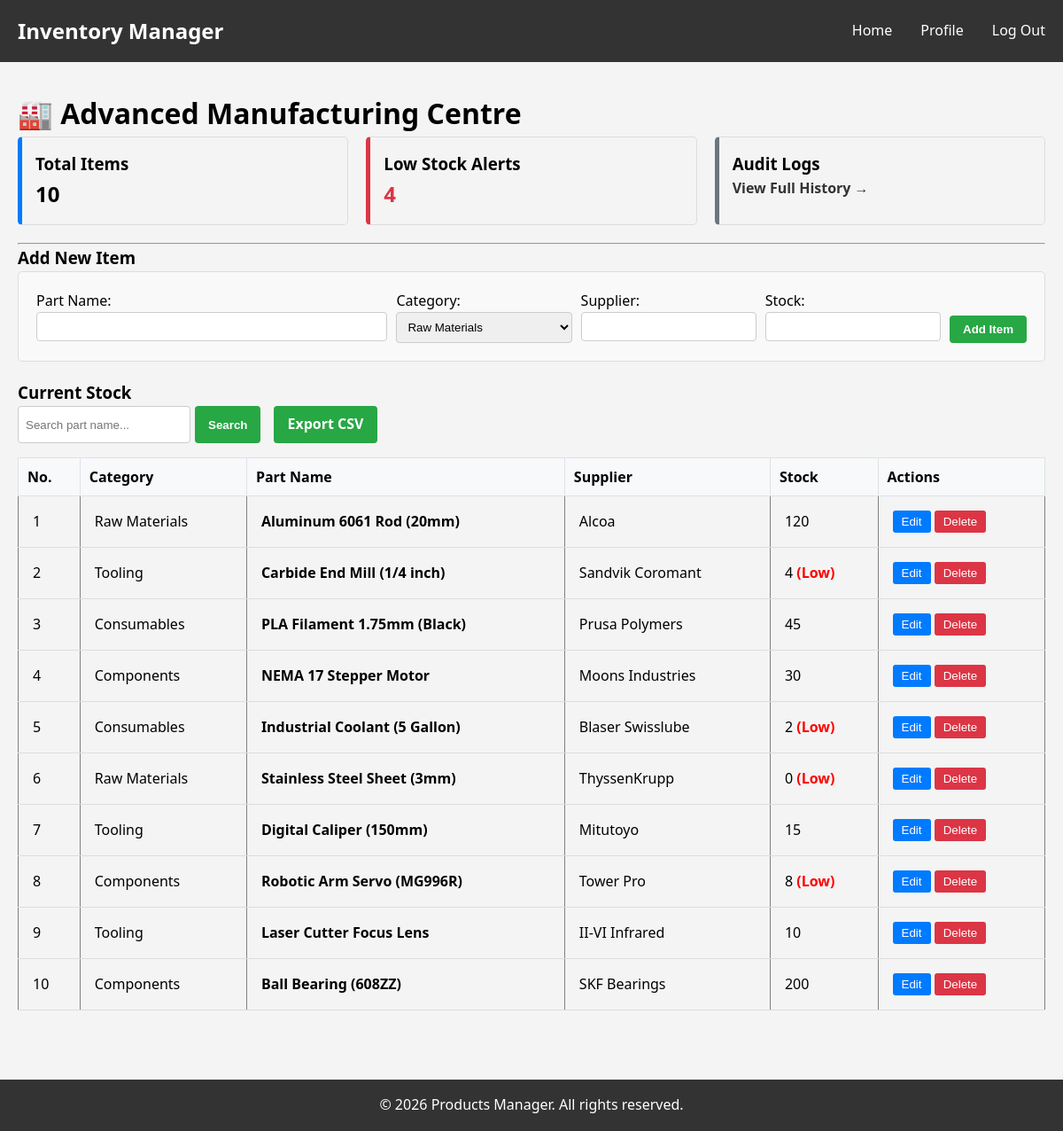
Screenshot of /pages/manage_inventory.php (signed in) with the database file from the repository.
### tables this page shows
CREATE TABLE `inventory` (
    `id` INT AUTO_INCREMENT PRIMARY KEY,
    `part_name` VARCHAR(100) NOT NULL,
    `category` VARCHAR(50) DEFAULT 'General',
    `supplier` VARCHAR(100) DEFAULT 'Unknown',
    `stock_level` INT NOT NULL DEFAULT 0,
    `status` ENUM('active', 'obsolete') DEFAULT 'active',
    `is_deleted` TINYINT(1) DEFAULT 0, 
    `updated_at` TIMESTAMP DEFAULT CURRENT_TIMESTAMP ON UPDATE CURRENT_TIMESTAMP
);

### utils/inventory_logic.php (called while the page is built, shortened)
<?php
function getInventory($conn, $search = '') {
    $items = [];
    try {
        if (!empty($search)) {
            $stmt = $conn->prepare("SELECT * FROM inventory WHERE (part_name LIKE ? OR category LIKE ? OR id = ?) AND is_deleted = 0 ORDER BY id ASC");
            $searchTerm = "%$search%";
            $stmt->bind_param("sss", $searchTerm, $searchTerm, $search);
            $stmt->execute();
            $result = $stmt->get_result();
        } else {
            $result = $conn->query("SELECT * FROM inventory WHERE is_deleted = 0 ORDER BY id ASC");
        }
        while ($row = $result->fetch_assoc()) {
            $items[] = $row;
        }
        return $items;
    } catch (Exception $e) { return []; }
}
?>

### pages/manage_inventory.php (the view, shortened to what this page needs)
<?php
require_once '../config/config.php';
require_once '../utils/inventory_logic.php';
$searchTerm = $_GET['search'] ?? '';
$inventoryItems = getInventory($conn, $searchTerm);
$totalItems = count($inventoryItems);
$lowStockCount = 0;
foreach ($inventoryItems as $item) {
    if ($item['stock_level'] < 10) {
        $lowStockCount++;
    }
}
require_once '../includes/header.php';
?>
<link rel="stylesheet" href="../css/style.css">
<div class="container">
    <h1>🏭 Advanced Manufacturing Centre</h1>
    <div style="display: flex; gap: 20px; margin-bottom: 20px;">
        <div style="flex: 1; padding: 15px; background: #f4f4f4; border: 1px solid #ddd; border-radius: 5px; border-left: 5px solid #007bff;">
            <h3>Total Items</h3>
            <p style="font-size: 24px; font-weight: bold; margin: 0;"><?php echo $totalItems; ?></p>
        </div>
        <div style="flex: 1; padding: 15px; background: #f4f4f4; border: 1px solid #ddd; border-radius: 5px; border-left: 5px solid #dc3545;">
            <h3>Low Stock Alerts</h3>
            <p style="font-size: 24px; font-weight: bold; margin: 0; color: #dc3545;"><?php echo $lowStockCount; ?></p>
        </div>
        <div style="flex: 1; padding: 15px; background: #f4f4f4; border: 1px solid #ddd; border-radius: 5px; border-left: 5px solid #6c757d;">
            <h3>Audit Logs</h3>
            <p><a href="view_audit_logs.php" style="text-decoration: none; color: #333; font-weight: bold;">View Full History &rarr;</a></p>
        </div>
    </div>
    <hr>
    <h3 id="formTitle">Add New Item</h3>
    <form id="inventoryForm" method="POST" action="" style="background: #f9f9f9; padding: 20px; border: 1px solid #ddd; margin-bottom: 20px; border-radius: 5px;">
        <div style="display: flex; gap: 10px; flex-wrap: wrap;">
            <div style="flex: 2;">
                <label>Part Name:</label><br>
                <input type="text" name="part_name" id="inputName" required style="width: 100%; padding: 8px; border: 1px solid #ccc; border-radius: 4px;">
            </div>
            <div style="flex: 1;">
                <label>Category:</label><br>
                <select name="category" id="inputCategory" style="width: 100%; padding: 8px; border: 1px solid #ccc; border-radius: 4px;">
                    <option>Raw Materials</option>
                </select>
            </div>
            <div style="flex: 1;">
                <label>Supplier:</label><br>
                <input type="text" name="supplier" id="inputSupplier" style="width: 100%; padding: 8px; border: 1px solid #ccc; border-radius: 4px;">
            </div>
            <div style="flex: 1;">
                <label>Stock:</label><br>
                <input type="number" name="quantity" id="inputQty" required style="width: 100%; padding: 8px; border: 1px solid #ccc; border-radius: 4px;">
            </div>
            <div style="display: flex; align-items: flex-end;">
                <button type="submit" id="submitBtn" class="btn-green">Add Item</button>
            </div>
        </div>
    </form>
    <h3>Current Stock</h3>
    <form method="GET" style="margin-bottom: 10px; display: flex; gap: 5px;">
        <input type="text" name="search" placeholder="Search part name..." value="<?php echo htmlspecialchars($searchTerm); ?>" style="padding: 8px; border: 1px solid #ccc; border-radius: 4px;">
        <button type="submit" class="btn-green">Search</button>
        <a href="manage_inventory.php?export=true" class="btn-green" style="margin-left: 10px;">Export CSV</a>
    </form>
    <table border="1" cellpadding="10" cellspacing="0" style="width: 100%; border-collapse: collapse; margin-bottom: 30px;">
        <tr style="background: #e9ecef; color: black; font-weight: bold;">
            <th style="padding: 10px; border: 1px solid #dee2e6;">No.</th>
            <th style="padding: 10px; border: 1px solid #dee2e6;">Category</th>
            <th style="padding: 10px; border: 1px solid #dee2e6;">Part Name</th>
            <th style="padding: 10px; border: 1px solid #dee2e6;">Supplier</th>
            <th style="padding: 10px; border: 1px solid #dee2e6;">Stock</th>
            <th style="padding: 10px; border: 1px solid #dee2e6;">Actions</th>
        </tr>
        <?php if (count($inventoryItems) > 0): ?>
            <?php $rowNumber = 1; ?>
            <?php foreach ($inventoryItems as $item): ?>
                <tr style="border-bottom: 1px solid #eee;">
                    <td><?php echo $rowNumber++; ?></td>
                    <td><?php echo htmlspecialchars($item['category']); ?></td>
                    <td><b><?php echo htmlspecialchars($item['part_name']); ?></b></td>
                    <td><?php echo htmlspecialchars($item['supplier']); ?></td>
                    <td>
                        <?php echo $item['stock_level']; ?>
                        <?php if($item['stock_level'] < 10) echo " <span style='color:red; font-weight:bold;'>(Low)</span>"; ?>
                    </td>
                    <td>
                        <button class="btn-blue" onclick="editItem(
                            '<?php echo $item['id']; ?>',
                            '<?php echo addslashes($item['part_name']); ?>',
                            '<?php echo $item['stock_level']; ?>',
                            '<?php echo addslashes($item['category']); ?>',
                            '<?php echo addslashes($item['supplier']); ?>'
                        )">Edit</button>
                        <form method="POST" style="display:inline;" onsubmit="return confirm('Delete this item?');">
                            <button class="btn-red">Delete</button>
                        </form>
                    </td>
                </tr>
            <?php endforeach; ?>
        <?php else: ?>
            <tr><td colspan="6" style="text-align: center;">No items found.</td></tr>
        <?php endif; ?>
    </table>
</div>
<?php require_once '../includes/footer.php'; ?>

### includes/header.php
<nav class="navbar">
    <div class="container">
        <h1>Inventory Manager</h1>
        <ul>
            <?php if (isset($_SESSION["username"])): ?>
                <?php if ($_SESSION["role"] === "User"): ?>
                    <li><a href="<?php echo BASE_URL; ?>/pages/index_user.php">Home</a></li>
                <?php elseif ($_SESSION["role"] === "Admin"): ?>
                    <li><a href="<?php echo BASE_URL; ?>/pages/index_admin.php">Home</a></li>
                <?php endif; ?>
                <li><a href="<?php echo BASE_URL; ?>/pages/profile.php">Profile</a></li>
                <li><a href="<?php echo BASE_URL; ?>/pages/logout.php">Log Out</a></li>
            <?php endif; ?>
        </ul>
    </div>
</nav>

### includes/footer.php
<footer>
    <div class="container">
        <p>&copy; <?php echo date('Y'); ?> Products Manager. All rights reserved.</p>
    </div>
</footer>

### css/style.css (style rules this page uses)
* { margin: 0; padding: 0; box-sizing: border-box; }
.container { max-width: 1200px; width: 100%; margin: 0 auto; padding: 0 20px; }
.navbar { background-color: #333; color: white; padding: 1rem 0; margin-bottom: 2rem; width: 100%; }
.navbar .container { display: flex; justify-content: space-between; align-items: center; }
.navbar h1 { font-size: 1.5rem; }
.navbar ul { display: flex; list-style: none; gap: 2rem; }
.navbar a { color: white; text-decoration: none; transition: color 0.3s; }
footer { background-color: #333; color: white; text-align: center; padding: 1rem 0; margin-top: 3rem; width: 100%; }
table { width: 100%; border-collapse: collapse; margin-top: 1rem; }
table th, table td { padding: 1rem; text-align: left; border-bottom: 1px solid #ddd; }
table th { background-color: #f8f9fa; font-weight: bold; }

### pages/manage_inventory.php (style rules this page uses)
.btn-green { background-color: #28a745; color: white; border: none; padding: 8px 15px; border-radius: 4px; cursor: pointer; text-decoration: none; font-weight: bold; }
.btn-blue { background-color: #007bff; color: white; border: none; padding: 5px 10px; border-radius: 3px; cursor: pointer; }
.btn-red { background-color: #dc3545; color: white; border: none; padding: 5px 10px; border-radius: 3px; cursor: pointer; }

### rows the page displays
inventory: category "Raw Materials", part_name "Aluminum 6061 Rod (20mm)", supplier "Alcoa", stock_level "120"
inventory: category "Tooling", part_name "Carbide End Mill (1/4 inch)", supplier "Sandvik Coromant", stock_level "4", shows "(Low)"
inventory: category "Consumables", part_name "PLA Filament 1.75mm (Black)", supplier "Prusa Polymers", stock_level "45"
inventory: category "Components", part_name "NEMA 17 Stepper Motor", supplier "Moons Industries", stock_level "30"
inventory: category "Consumables", part_name "Industrial Coolant (5 Gallon)", supplier "Blaser Swisslube", stock_level "2", shows "(Low)"
inventory: category "Raw Materials", part_name "Stainless Steel Sheet (3mm)", supplier "ThyssenKrupp", stock_level "0", shows "(Low)"
inventory: category "Tooling", part_name "Digital Caliper (150mm)", supplier "Mitutoyo", stock_level "15"
inventory: category "Components", part_name "Robotic Arm Servo (MG996R)", supplier "Tower Pro", stock_level "8", shows "(Low)"
inventory: category "Tooling", part_name "Laser Cutter Focus Lens", supplier "II-VI Infrared", stock_level "10"
inventory: category "Components", part_name "Ball Bearing (608ZZ)", supplier "SKF Bearings", stock_level "200"

### other values shown
$totalItems "10"
$lowStockCount "4"
